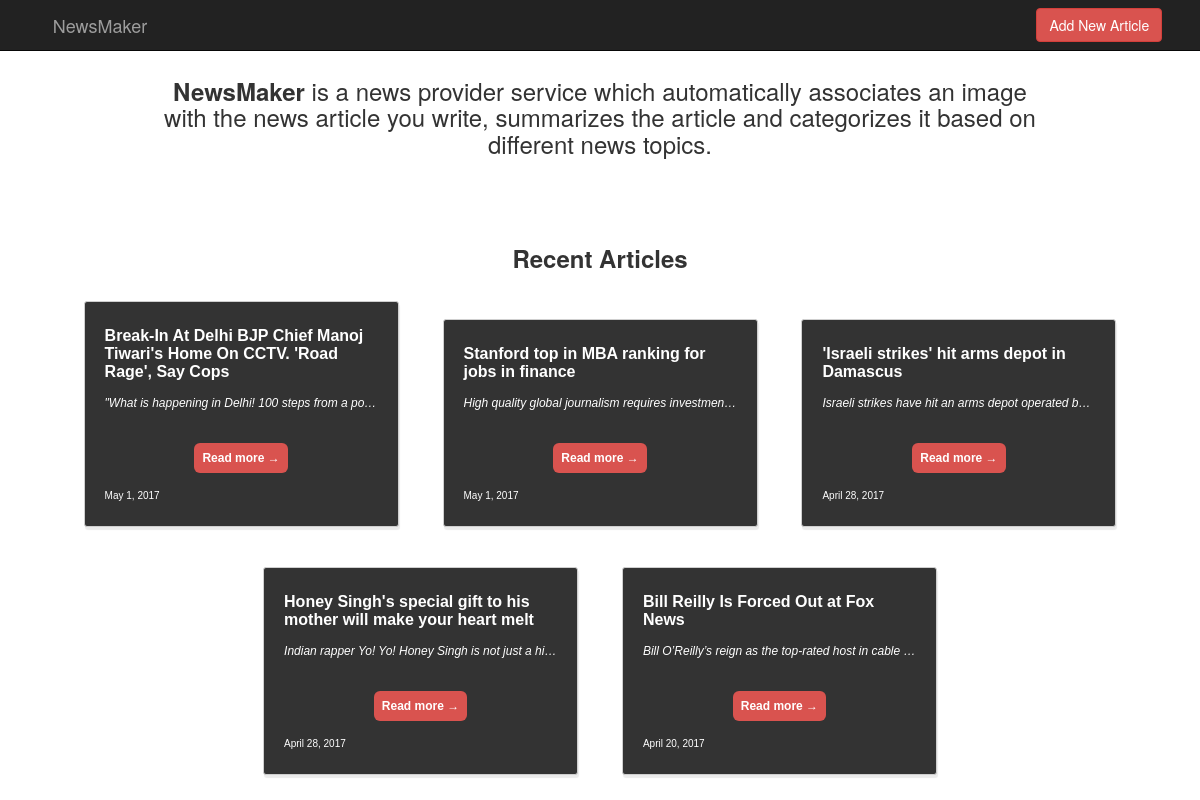
The page / on the database its author committed.
### polls/models.py (models this page shows, shortened)
class Question(models.Model):
    news_Article_Heading = models.CharField(max_length=2000)
    content = models.TextField()
    created = models.DateField(auto_now_add=True)

### polls/views.py (the view)
# urls.py: url(r'^$', views.index, name='index'),
def index(request):
    latest_question_list = Question.objects.order_by('-created')[:50]
    context = {'latest_question_list': latest_question_list}
    return render(request, 'polls/index.html', context)

### polls/templates/polls/index.html (shortened to what this page needs)
<!DOCTYPE html>
<html>
<head>
    {% load static %}
    <link rel="stylesheet" href="{% static 'css/article-lists/index.css' %}">
     <link rel="stylesheet" href="https://maxcdn.bootstrapcdn.com/bootstrap/3.3.7/css/bootstrap.min.css">
</head>
<body>
<nav class="navbar navbar-inverse navbar-fixed-top">
  <div class="container-fluid">
    <div class="navbar-header" style="padding-left:1cm">
      <a class="navbar-brand" href="#">NewsMaker</a>
    </div>
    <ul class="nav navbar-nav navbar-right">
    <div style="padding-right:1cm"><a href="{% url 'admin:index' %}"><button class="btn btn-danger navbar-btn">Add New Article</button></a></div>
    </ul>
  </div>
</nav>
<br>
<h3 align="center" style="padding-right:4cm;padding-left:4cm;padding-top:1cm;padding-bottom:1cm"><b>NewsMaker</b> is a news provider service which automatically associates an image with the news article you write, summarizes the article and categorizes it based on different news topics.</h2>
<br>
<h3 align="center" style="padding-right:4cm;padding-left:4cm;"><b>Recent Articles</b></h2>
    <ul class="index">
        {% if latest_question_list %}
            {% for question in latest_question_list %}
                <li>
                    <div>
                        <h2><a href="{% url 'detail' question.id %}">{{ question.news_Article_Heading }}</a></h2>
                        <br>
                        <h3>{{ question.content }}</h3>
                        <br>
                      <div align="center">  <a href="{% url 'detail' question.id %}" class="read-more">Read more &rarr;</a></div>
                      <h4 >{{ question.created }}</h4>
                    </div>
                </li>
            {% endfor %}
        {% else %}
            <p>No polls are available.</p>
        {% endif %}
    </ul>
</body>
</html>

### polls/static/css/article-lists/index.css (style rules this page uses)
.index { list-style:none; margin: 0 auto; max-width: 1200px; text-align: center; padding: 0; }
.index li { display: inline-block; box-sizing:border-box; border-radius: 3px; box-shadow: 1px 3px 1px 0 rgba(0, 0, 0, 0.08); border:1px solid #cfcfcf; background-color: #333333; font: normal 13px sans-serif; color: white; text-align: left; margin: 20px; max-width: 315px; }
.index li div { padding: 25px 20px; }
.index li h2 { font: bold 16px sans-serif; text-align: center text-overflow: ellipsis; white-space: wrap; margin:0; }
.index h3 { font: italic 12px sans-serif; overflow: hidden; text-overflow: ellipsis; white-space: nowrap; margin:0; }
.index h4 { font: normal 10px sans-serif; overflow: hidden; text-overflow: ellipsis; white-space: nowrap; margin:0; }
.index li h2 a { color: #fff; text-decoration: none; }
.index li a.read-more { background-color: #d9534f; cursor: pointer; font-size: 12px; color: #fff; text-decoration: none; padding: 8px 8px; border-radius: 6px; margin: 20px 0; font-weight: bold; }

### rows shown on the page
Question: news_Article_Heading "Break-In At Delhi BJP Chief Manoj Tiwari's Home On CCTV. 'Road Rage', Say Cops", content "\"What is happening in Delhi! 100 steps from a po…", created "May 1, 2017"
Question: news_Article_Heading "Stanford top in MBA ranking for jobs in finance", content "High quality global journalism requires investmen…", created "May 1, 2017"
Question: news_Article_Heading "'Israeli strikes' hit arms depot in Damascus", content "Israeli strikes have hit an arms depot operated b…", created "April 28, 2017"
Question: news_Article_Heading "Honey Singh's special gift to his mother will make your heart melt", content "Indian rapper Yo! Yo! Honey Singh is not just a hi…", created "April 28, 2017"
Question: news_Article_Heading "Bill Reilly Is Forced Out at Fox News", content "Bill O’Reilly’s reign as the top-rated host in cable…", created "April 20, 2017"
